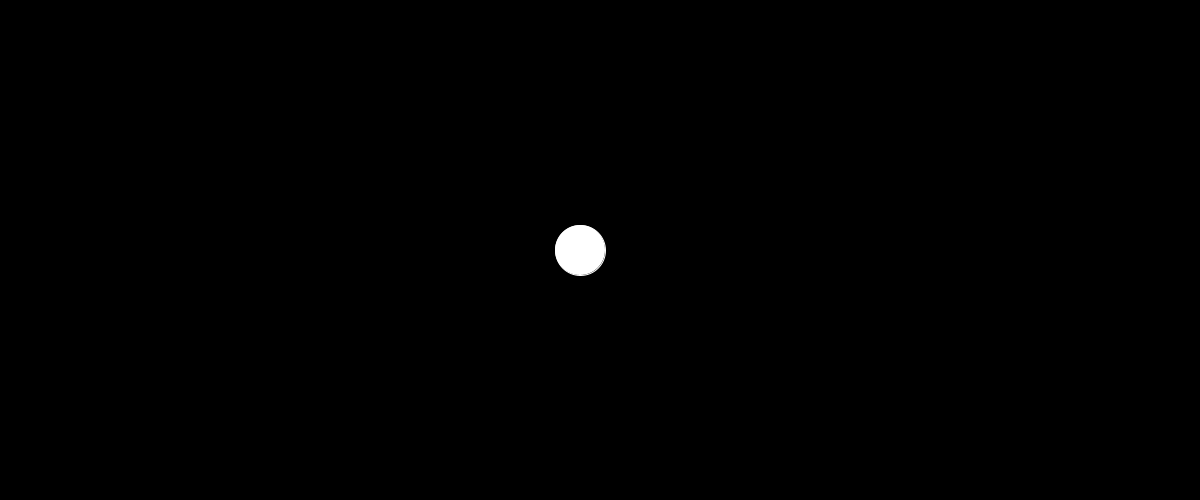
Frame 1 (no input)
Frame 60 (the mouse pressed at the canvas centre just before this capture): identical to frame 1, image omitted
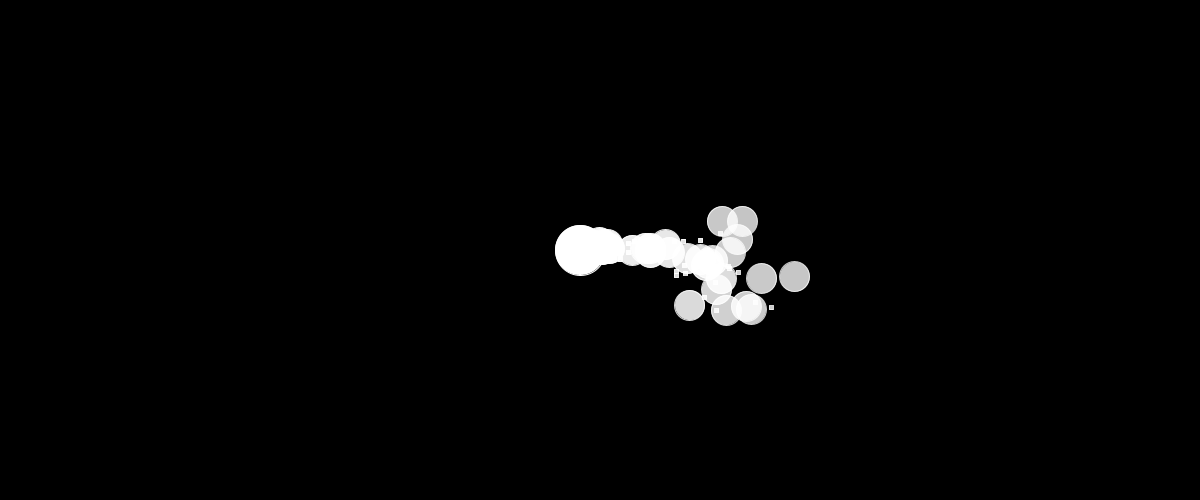
Frame 120 (the mouse held since frame 60 and released just before this capture)

The Processing sketch that drew these frames (run headless with seeded random() and noise(); from frame 60 on, the mouse is pressed at the canvas centre):

// Processing sketch: sketch_211103b
// ── sketch_211103b.pde
import java.util.*;
ArrayList<ParticleSystem> systems;
PVector gravity;
Repeller repeller;
void mousePressed(){
  systems.add(new ParticleSystem(new PVector(mouseX, mouseY)));
  //gravity = new PVector(0, 0.1);
}
void setup(){
  size(1200, 500);
  systems = new ArrayList<ParticleSystem>();
  repeller = new Repeller(width/2-20, height/2);
}
void draw(){
 background(0);
 Iterator<ParticleSystem> it = systems.iterator();
 while(it.hasNext()){
   ParticleSystem p = it.next();
   gravity = new PVector(random(-0.1, 0.1), random(-0.1, 0.2));
   p.applyRepeller(repeller);
   p.applyForce(gravity);
   p.run();
   p.addParticle();
   if(p.isDead()){
     it.remove();
   }
 }
 repeller.display();
}

// ── Particle.pde
class Particle{
  PVector location;              
  PVector velocity;             
  PVector acceleration;          
  float mass;                    
  float lifespan;                


  Particle(){
    location = new PVector(random(width), random(height));
    velocity = new PVector(random(-2,2), random(-1, 0));
    acceleration = new PVector(1, 1);
    mass = 1;
    lifespan = 255;
  }
  Particle(PVector l){
    location = l.get();
    acceleration = new PVector(0, 0);
    velocity = new PVector(random(-2, 2),random(-1, 0));
    mass = 1;
    lifespan = 255;
  }
  void applyForce(PVector force){
    acceleration.add(PVector.div(force, mass));
  }
  void update(){
    velocity.add(acceleration);
    location.add(velocity);
    acceleration.mult(0);
    lifespan -= 1.0;
  }
  void display(){
    stroke(255,255,255,lifespan);
    fill(255,255,255,lifespan);
    ellipse(location.x, location.y, 30, 30);
  }
  boolean isDead(){
    if(lifespan < 0.0){
      return true;
    }else{
      return false;
    }
  }
  void run(){
    update();
    display();
  }
}

// ── Repeller.pde
class Repeller{
  PVector location;
  float r = 25;
  float G = 125;
  Repeller(float x, float y){
    location = new PVector(x, y);
  }
  void display(){
    stroke(255);
    fill(255);
    ellipse(location.x, location.y, r*2, r*2);
  }
  PVector repel(Particle p){
    PVector dir = PVector.sub(location, p.location);
    float d = dir.mag();
    d = constrain(d, 5, 100);
    dir.normalize();
    float force = -1*G/(d*d);
    
    dir.mult(force);
    return dir;
  }
}

// ── uuu.pde
class ParticleSystem{
  ArrayList<Particle> particles;           
  PVector origin;                                 
  float aliveTime;
  ParticleSystem(PVector location_){
    origin = location_.get();
    particles = new ArrayList<Particle>();
    aliveTime = 255;
  }
  void update(){
    origin = new PVector(mouseX, mouseY);
  }
  void addParticle(){                            
    float Rate = random(1);
    if(Rate < 0.5)
      particles.add(new Particle(origin));
    else
      particles.add(new Confetti(origin));
  }
  void run(){
    Iterator<Particle> it = particles.iterator();
    while(it.hasNext()){
      Particle p = it.next();
      p.run();
      if(p.isDead()){
        it.remove();
      }
    }
    aliveTime -= 1;
  }
  boolean isDead(){
    if(aliveTime <= 0){
      return true;
    }else{
      return false;
    }
  }
  void applyForce(PVector force){           
    for(Particle p: particles){
      p.applyForce(force);
    } 
  }
  void applyRepeller(Repeller re){         
    for(Particle p: particles){
      PVector force = re.repel(p);
      p.applyForce(force);
    }
  }
}

// ── vvv.pde
class Confetti extends Particle{
  float R = random(255);
  float G = random(255);
  float B = random(255);
  Confetti(PVector l){
    super(l);
  }
  void display(){
    stroke(255, 255, 255, lifespan);
    fill(255,255,255,lifespan);
    //ellipse(location.x, location.y, 8, 8);
    
    rect(location.x, location.y, 4, 4);
  }
}
